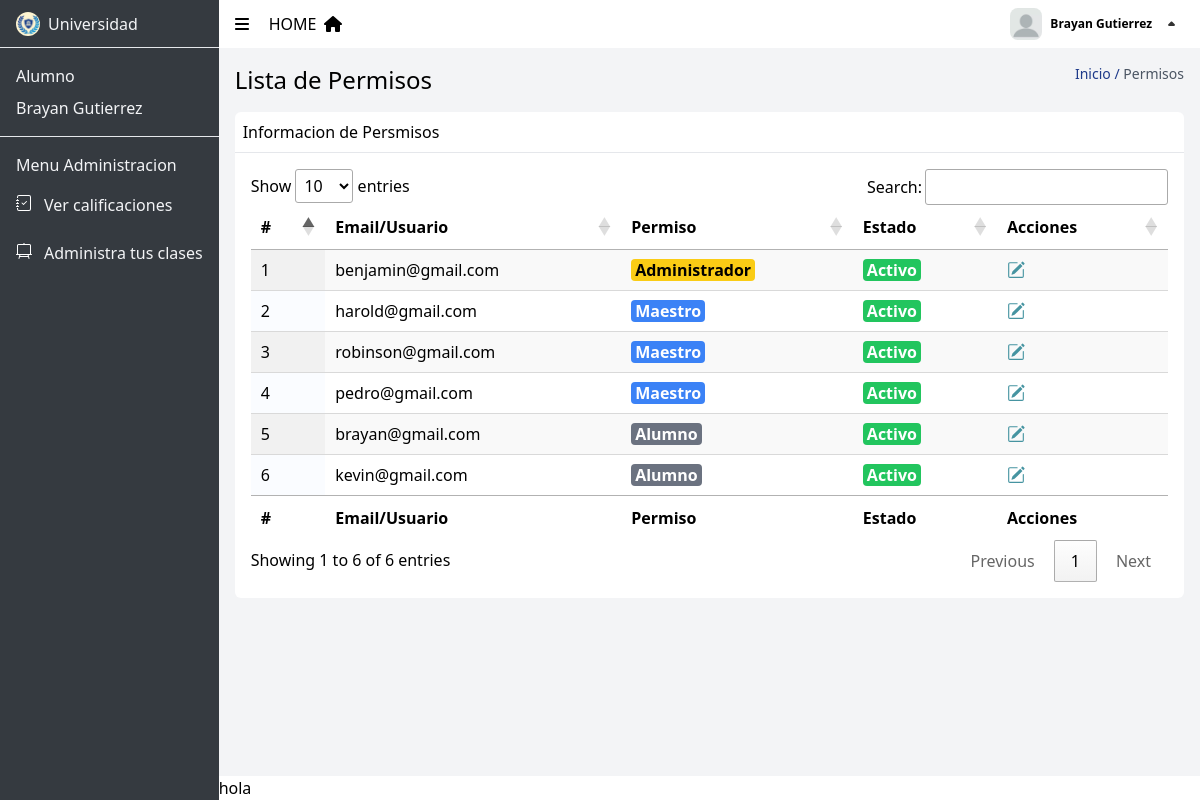
Page /view/permisos.php (signed in) on the committed database.
### tables this page shows
CREATE TABLE IF NOT EXISTS `usuario` (
  `us_id` int NOT NULL AUTO_INCREMENT,
  `us_name` varchar(20) NOT NULL,
  `us_lastname` varchar(20) NOT NULL,
  `us_dni` varchar(11) NOT NULL,
  `us_addres` varchar(50) NOT NULL,
  `us_birth` date NOT NULL,
  `us_email` varchar(25) NOT NULL,
  `us_password` varchar(80) NOT NULL,
  `us_permiso` int NOT NULL,
  `us_status` bit(1) NOT NULL,
  PRIMARY KEY (`us_id`),
  KEY `us_permiso` (`us_permiso`)
);

### model/R_permisos.php (the view)
<?php
require_once("../controller/connection.php");
if (!empty($_GET['id'])) {
    $id = $_GET['id'];
    $resultado = $mysqli->query("select * from usuario where us_id=$id");
    $result = $resultado->fetch_assoc();
    if (empty($result)) {
        $respuesta = array('status' => false, 'msg' => 'datos no encontrados');
    } else {
        $respuesta = array('status' => true, 'data' => $result);
    }
    echo json_encode($respuesta, JSON_UNESCAPED_UNICODE);
} else {
    $resultado = $mysqli->query("select * from usuario");
    if ($resultado) {
        if ($resultado->num_rows > 0) {
            while ($datos = $resultado->fetch_assoc()) {
?>
                <tr>
                    <td><?php echo $datos['us_id']; ?></td>
                    <td><?php echo $datos['us_email']; ?></td>
                    <td><?php echo  EtiquetaPermiso($datos['us_permiso']); ?></td>
                    <td><?php echo  EtiquetaEstado($datos['us_status']); ?></td>
                    <td><img onclick="EditarPermisos(<?php echo $datos['us_id']; ?>)" data-modal-target="permiso-modal" data-modal-toggle="permiso-modal" src="../svg/edit.svg" alt=""></td>
                </tr>
<?php
            }
        }
    } else {
        echo "<tr><td colspan='5'>Error executing the query: " . $mysqli->error . "</td></tr>";
    }
}
?>

### template/header.php (shortened to what this page needs)
<?php
extract($_SESSION['usuario']);
include("../functions/etiquetas.php");
?>
<!DOCTYPE html>
<html lang="en">
<head>
    <link href="../css/output.css" rel="stylesheet">
    <link href="../DataTables/datatables.min.css" rel="stylesheet">
</head>
<body>
    <div class="flex h-screen w-screen">
        <?php include_once '../template/Slidebar.php' ?>
        <div class="flex flex-col w-full h-full ">
            <nav class="flex justify-between px-4 min-h-[3rem] bg-white relative">
                <div class=" flex gap-5 items-center ">
                    <img id="toggle" class="cursor-pointer" src="../svg/bars.svg" alt="" srcset="">
                    <a href="./dashboard.php" class="flex">
                        <h1 class=" mr-2">HOME </h1>
                        <img src="../svg/home.svg" alt="" srcset="">
                    </a>
                </div>
                <div id="control-menu" class="flex items-center gap-2 cursor-pointer">
                    <div class="h-8 w-8 overflow-hidden rounded-lg">
                        <img id="imagePreviewmenu" class="w-full h-full object-cover" src="../pictures/<?php echo is_file("../pictures/user_" . $us_id) ? "user_" . $us_id : "usuario.jpg" ?>" alt="">
                    </div>
                    <span class="hidden sx:block font-semibold text-xs leading-snug"><?php echo $us_name . " " . $us_lastname ?></span>
                    <div id="icon_menu" class="hidden sx:block w-6 transform transition-transform duration-500 ">
                        <img src="../svg/arrow.svg" alt="logo" />
                    </div>
                </div>
            </nav>

### template/Slidebar.php (shortened to what this page needs)
<aside id="slidebar" class="bg-gray-sl text-gray-100 border-gray-100 w-60 toggle transform duration-300 ease-out">
    <div class="flex items-center gap-2 h-12 px-4 py-2 border-b-[0.1px] ">
        <div class="w-6 h-6 rounded-full overflow-hidden  ">
            <img class=" max-w-[253%] m-[-50%-75%]" src="../pictures/logo.jpg" alt="">
        </div>
        <span class="link ">Universidad</span>
    </div>
    <div class="flex flex-col gap-2 p-4 border-b-[0.1px] link">
        <span class=""><?php
                        switch ($us_permiso) {
                            case 3:
                                echo 'Alumno';
                                break;
                        }
                        ?></span>
        <span class=""><?php echo $us_name . " " . $us_lastname ?></span>
    </div>
    <ul class="flex flex-col p-4 gap-2 ">
        <li class=" link block text-center whitespace-nowrap ">Menu Administracion</li>
        <?php if ($us_permiso == 3) : ?>
            <li class="hover:bg-white">
                <a class="flex gap-2 items-center whitespace-nowrap py-2 bg-gray-sl  transform duration-300" href="./calificaciones.php">
                    <div class="h-5 w-5"><img src="../svg/nota.svg " alt="" srcset=""></div>
                    <span class="hidden">Ver calificaciones</span>
                </a>
            </li>
            <li class="hover:bg-white">
                <a class="flex gap-2 items-center whitespace-nowrap py-2 bg-gray-sl  transform duration-300" href="./clases_a.php">
                    <div class="h-5 w-5"><img src="../svg/classroom.svg" alt="" srcset=""></div>
                    <span class="hidden">Administra tus clases</span>
                </a>
            </li>
        <?php endif; ?>
    </ul>
</aside>

### view/permisos.php (shortened to what this page needs)
<?php include '../template/header.php';
?>
<main class="h-full w-full flex flex-col bg-gray-100 px-4">
    <div class=" flex justify-between my-4">
        <h1 class="text-2xl">Lista de Permisos</h1>
        <span class="text-sm text-blue-900">Inicio / <span class="text-gray-600">Permisos</span></span>
    </div>
    <div class="w-full bg-white rounded-md">
        <div class="relative block w-full border-b p-2 ">
            <span >Informacion de Persmisos</span>
        </div>
        <div class="p-4">
            <table id="table_id" class="display table table-bordered  " style="width:100%">
                <thead>
                    <tr>
                        <th>#</th>
                        <th>Email/Usuario</th>
                        <th>Permiso</th>
                        <th>Estado</th>
                        <th>Acciones</th>
                    </tr>
                </thead>
                <tbody>
                    <?php include "../model/R_permisos.php" ?>
                </tbody>
                <tfoot>
                    <tr>
                        <th>#</th>
                        <th>Email/Usuario</th>
                        <th>Permiso</th>
                        <th>Estado</th>
                        <th>Acciones</th>
                    </tr>
                </tfoot>
            </table>
        </div>
    </div>
</main>
<?php include '../template/footer.php' ?>

### functions/etiquetas.php (shortened to what this page needs)
<?php
function EtiquetaPermiso($valor)
{
    switch ($valor) {
        case 1:
            return '<span class="font-bold rounded h-fit px-1 bg-yellow-400 text-black">Administrador</span>';
        case 2:
            return '<span class="font-bold rounded h-fit px-1 bg-blue-500 text-white">Maestro</span>';
        case 3:
            return '<span class="font-bold rounded h-fit px-1 bg-gray-500 text-white">Alumno</span>';
    }
}
function EtiquetaEstado($valor)
{
    return $valor ? '<span class="font-bold rounded h-fit px-1 bg-green-500 text-white">Activo</span>'
                  : '<span class="font-bold rounded h-fit px-1 bg-red-500 text-white">Inactivo</span>';
}
?>

### template/footer.php (shortened to what this page needs)
            <footer>
                hola
            </footer>
        </div>
    </div>
</body>
</html>

### rows in the picture
usuario: us_id "1", us_email "benjamin@gmail.com", shows "Administrador", us_status "Activo"
usuario: us_id "2", us_email "harold@gmail.com", shows "Maestro", us_status "Activo"
usuario: us_id "3", us_email "robinson@gmail.com", shows "Maestro", us_status "Activo"
usuario: us_id "4", us_email "pedro@gmail.com", shows "Maestro", us_status "Activo"
usuario: us_id "5", us_email "brayan@gmail.com", shows "Alumno", us_status "Activo"
usuario: us_id "6", us_email "kevin@gmail.com", shows "Alumno", us_status "Activo"

### other values in the picture
$us_name "Brayan"
$us_lastname "Gutierrez"
